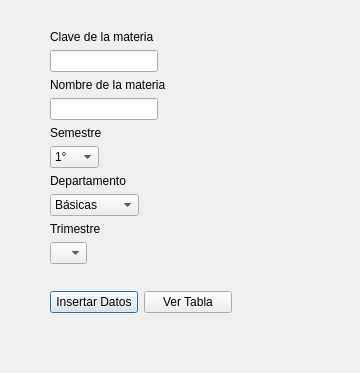
<?xml version="1.0" encoding="UTF-8"?>
<ui version="4.0">
 <class>Dialog</class>
 <widget class="QDialog" name="Dialog">
  <property name="geometry">
   <rect>
    <x>0</x>
    <y>0</y>
    <width>360</width>
    <height>373</height>
   </rect>
  </property>
  <property name="windowTitle">
   <string>Registrar Materias</string>
  </property>
  <widget class="QWidget" name="layoutWidget">
   <property name="geometry">
    <rect>
     <x>50</x>
     <y>30</y>
     <width>151</width>
     <height>251</height>
    </rect>
   </property>
   <layout class="QFormLayout" name="formLayout">
    <item row="0" column="0">
     <widget class="QLabel" name="label">
      <property name="text">
       <string>Clave de la materia</string>
      </property>
     </widget>
    </item>
    <item row="1" column="0">
     <widget class="QLineEdit" name="Clave"/>
    </item>
    <item row="2" column="0">
     <widget class="QLabel" name="label_2">
      <property name="text">
       <string>Nombre de la materia</string>
      </property>
     </widget>
    </item>
    <item row="3" column="0">
     <widget class="QLineEdit" name="Nombre"/>
    </item>
    <item row="4" column="0">
     <widget class="QLabel" name="label_3">
      <property name="text">
       <string>Semestre</string>
      </property>
     </widget>
    </item>
    <item row="6" column="0">
     <widget class="QLabel" name="label_4">
      <property name="text">
       <string>Departamento</string>
      </property>
     </widget>
    </item>
    <item row="7" column="0">
     <widget class="QComboBox" name="Departamento">
      <item>
       <property name="text">
        <string>Básicas</string>
       </property>
      </item>
      <item>
       <property name="text">
        <string>Humanista</string>
       </property>
      </item>
      <item>
       <property name="text">
        <string>Clínica</string>
       </property>
      </item>
     </widget>
    </item>
    <item row="8" column="0">
     <widget class="QLabel" name="label_5">
      <property name="text">
       <string>Trimestre</string>
      </property>
     </widget>
    </item>
    <item row="9" column="0">
     <widget class="QComboBox" name="Trimestre">
      <item>
       <property name="text">
        <string/>
       </property>
      </item>
      <item>
       <property name="text">
        <string>1</string>
       </property>
      </item>
      <item>
       <property name="text">
        <string>2</string>
       </property>
      </item>
     </widget>
    </item>
    <item row="5" column="0">
     <widget class="QComboBox" name="Semestre">
      <item>
       <property name="text">
        <string>1°</string>
       </property>
      </item>
      <item>
       <property name="text">
        <string>2°</string>
       </property>
      </item>
      <item>
       <property name="text">
        <string>3°</string>
       </property>
      </item>
      <item>
       <property name="text">
        <string>4°</string>
       </property>
      </item>
      <item>
       <property name="text">
        <string>5°</string>
       </property>
      </item>
      <item>
       <property name="text">
        <string>6°</string>
       </property>
      </item>
      <item>
       <property name="text">
        <string>7°</string>
       </property>
      </item>
      <item>
       <property name="text">
        <string>8°</string>
       </property>
      </item>
      <item>
       <property name="text">
        <string>9°</string>
       </property>
      </item>
      <item>
       <property name="text">
        <string>10°</string>
       </property>
      </item>
      <item>
       <property name="text">
        <string>11°</string>
       </property>
      </item>
      <item>
       <property name="text">
        <string>12°</string>
       </property>
      </item>
     </widget>
    </item>
   </layout>
  </widget>
  <widget class="QWidget" name="layoutWidget">
   <property name="geometry">
    <rect>
     <x>50</x>
     <y>290</y>
     <width>182</width>
     <height>25</height>
    </rect>
   </property>
   <layout class="QHBoxLayout" name="horizontalLayout">
    <item>
     <widget class="QPushButton" name="Insertar">
      <property name="text">
       <string>Insertar Datos</string>
      </property>
     </widget>
    </item>
    <item>
     <widget class="QPushButton" name="Imprimir">
      <property name="text">
       <string>Ver Tabla</string>
      </property>
     </widget>
    </item>
   </layout>
  </widget>
 </widget>
 <resources/>
 <connections/>
</ui>
